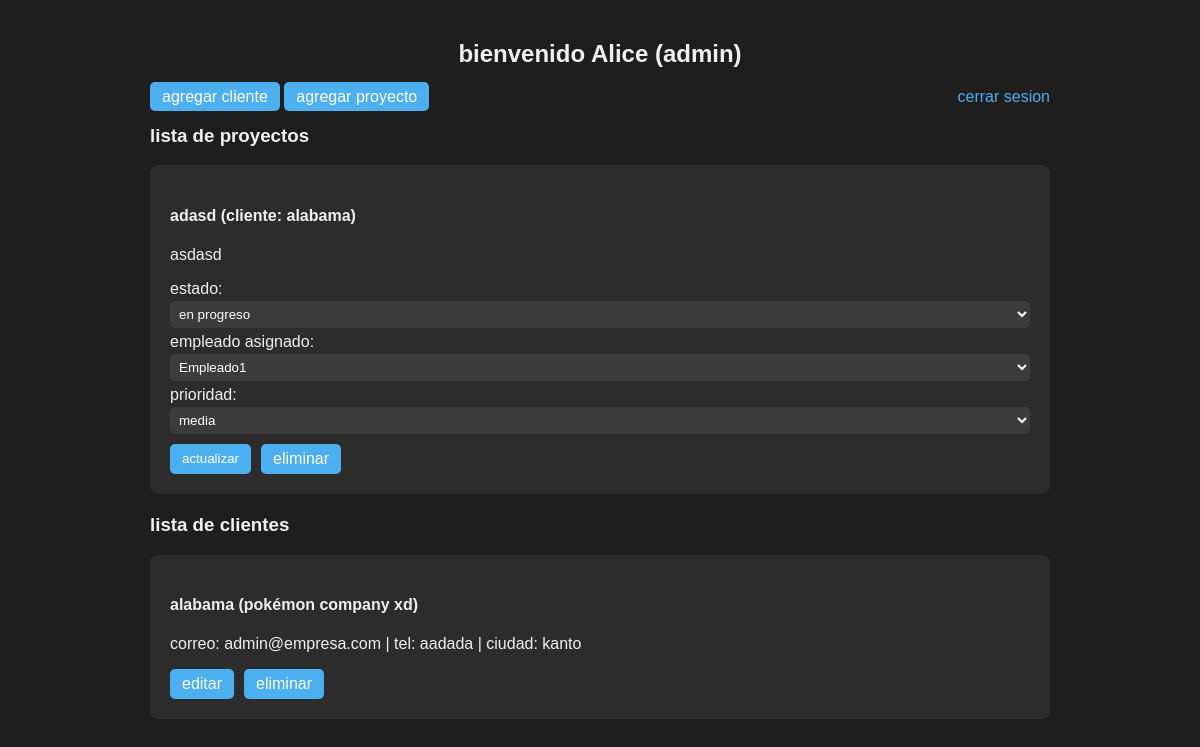
Page /dashboard.php (signed in) on the committed database.
### tables this page shows
create table `proyectos` (
  `id` int(11) not null,  
  `cliente_id` int(11) not null,  
  `empleado_id` int(11) default null,  
  `nombre` varchar(100) not null,  
  `descripcion` text default null,  
  `estado` enum('No iniciado','En progreso','Finalizado') default 'No iniciado',  
  `prioridad` enum('Alta','Media','Baja') default 'Media',  
  `fecha_inicio` date default null,  
  `fecha_fin` date default null,  
  `fecha_asignacion` date default curdate(),  
  `fecha_limite` date default null  
);

create table `clientes` (
  `id` int(11) not null,  
  `nombre` varchar(50) not null,  
  `correo` varchar(100) default null,  
  `telefono` varchar(20) default null,  
  `empresa` varchar(100) default null,  
  `ciudad` varchar(50) default null  
);

create table `usuarios` (
  `id` int(11) not null,  
  `nombre` varchar(50) not null,  
  `correo` varchar(100) not null,  
  `contrasena` varchar(255) not null,  
  `rol` enum('admin','empleado') not null  
);

### dashboard.php (the view, shortened to what this page needs)
<?php
$conexion = new mysqli("localhost", "root", "", "crm_clientes");
$usuario_id = $_SESSION['usuario_id'];
$rol = $_SESSION['rol'];
$clientes = $conexion->query("SELECT * FROM clientes");
if ($rol === 'admin') {
    $proyectos = $conexion->query("SELECT proyectos.*, clientes.nombre AS cliente_nombre FROM proyectos JOIN clientes ON proyectos.cliente_id = clientes.id");
} else {
    $proyectos = $conexion->query("SELECT proyectos.*, clientes.nombre AS cliente_nombre FROM proyectos JOIN clientes ON proyectos.cliente_id = clientes.id WHERE empleado_id=$usuario_id");
}
$empleados = [];
if ($rol === 'admin') {
    $empleados = $conexion->query("SELECT id, nombre FROM usuarios WHERE rol='empleado'");
}
?>
<!DOCTYPE html>
<html>
<head>
</head>
<body>
<div class="container">
    <h2>bienvenido <?= $_SESSION['nombre'] ?> (<?= $_SESSION['rol'] ?>)</h2>
    <a class="logout" href="logout.php">cerrar sesion</a>
    <?php if ($rol === 'admin'): ?>
        <a class="btn" href="agregar_cliente.php">agregar cliente</a>
        <a class="btn" href="agregar_proyecto.php">agregar proyecto</a>
    <?php endif; ?>
    <h3>lista de proyectos</h3>
    <?php while ($p = $proyectos->fetch_assoc()): ?>
        <div class="card">
            <h4><?= $p['nombre'] ?> (cliente: <?= $p['cliente_nombre'] ?>)</h4>
            <p><?= $p['descripcion'] ?></p>
            <form method="POST">
                <label>estado:</label>
                <select name="estado">
                    <option <?= $p['estado'] == 'En progreso' ? 'selected' : '' ?>>en progreso</option>
                </select>
                <?php if ($rol === 'admin'): ?>
                    <label>empleado asignado:</label>
                    <select name="empleado_id">
                        <?php while ($e = $empleados->fetch_assoc()): ?>
                            <option value="<?= $e['id'] ?>" <?= $p['empleado_id'] == $e['id'] ? 'selected' : '' ?>><?= $e['nombre'] ?></option>
                        <?php endwhile; $empleados->data_seek(0); ?>
                    </select>
                    <label>prioridad:</label>
                    <select name="prioridad">
                        <option <?= $p['prioridad'] == 'Media' ? 'selected' : '' ?>>media</option>
                    </select>
                <?php endif; ?>
                <div class="actions">
                    <button class="btn" type="submit">actualizar</button>
                    <?php if ($rol === 'admin'): ?>
                        <a class="btn" href="?eliminar=<?= $p['id'] ?>" onclick="return confirm('¿eliminar este proyecto?')">eliminar</a>
                    <?php endif; ?>
                </div>
            </form>
        </div>
    <?php endwhile; ?>
    <?php if ($rol === 'admin'): ?>
        <h3>lista de clientes</h3>
        <?php while ($c = $clientes->fetch_assoc()): ?>
            <div class="card">
                <h4><?= $c['nombre'] ?> (<?= $c['empresa'] ?>)</h4>
                <p>correo: <?= $c['correo'] ?> | tel: <?= $c['telefono'] ?> | ciudad: <?= $c['ciudad'] ?></p>
                <div class="actions">
                    <a class="btn" href="editar_cliente.php?id=<?= $c['id'] ?>">editar</a>
                    <a class="btn" href="?eliminar_cliente=<?= $c['id'] ?>" onclick="return confirm('¿eliminar este cliente?')">eliminar</a>
                </div>
            </div>
        <?php endwhile; ?>
    <?php endif; ?>
</div>
</body>
</html>

### dashboard.php (style rules this page uses)
body { font-family: Arial, sans-serif; background: #1e1e1e; color: #f0f0f0; margin: 0; padding: 20px; }
h2 { text-align: center; }
a { color: #4cafef; text-decoration: none; }
.btn { padding: 6px 12px; background: #4cafef; color: white; border: none; border-radius: 5px; cursor: pointer; }
.container { max-width: 900px; margin: auto; }
.card { background: #2c2c2c; padding: 20px; margin-bottom: 20px; border-radius: 8px; }
label { display: block; margin-top: 5px; }
select, input[type="text"], input[type="email"], input[type="tel"] { width: 100%; padding: 5px; margin-top: 3px; border: none; border-radius: 5px; background: #3c3c3c; color: white; }
.actions { display: flex; gap: 10px; margin-top: 10px; }
.logout { float: right; }

### rows in the picture
proyectos: nombre "adasd", cliente.nombre "alabama", descripcion "asdasd", estado "en progreso", empleado_id "Empleado1", prioridad "media"
clientes: nombre "alabama", empresa "pokémon company xd", correo "admin@empresa.com", telefono "aadada", ciudad "kanto"

### other values in the picture
$_SESSION['nombre'] "Alice"
$_SESSION['rol'] "admin"
